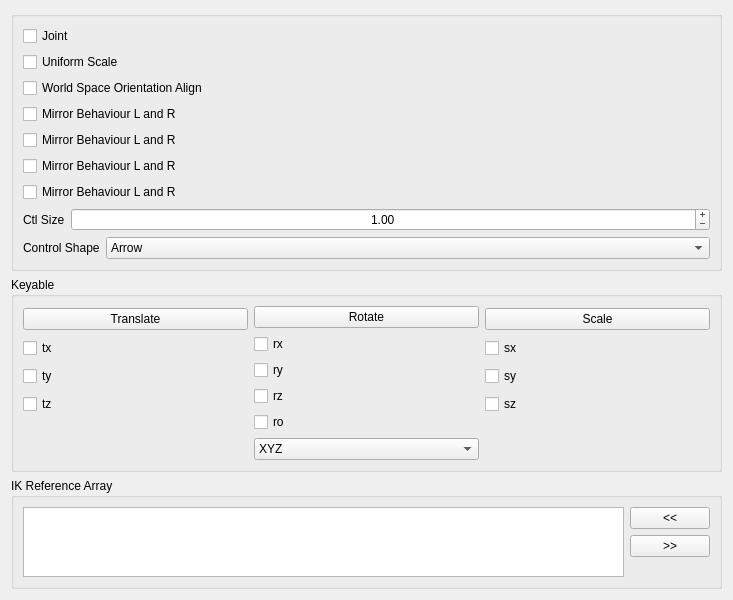
<?xml version="1.0" encoding="UTF-8"?>
<ui version="4.0">
 <class>Form</class>
 <widget class="QWidget" name="Form">
  <property name="geometry">
   <rect>
    <x>0</x>
    <y>0</y>
    <width>733</width>
    <height>550</height>
   </rect>
  </property>
  <property name="windowTitle">
   <string>Form</string>
  </property>
  <layout class="QGridLayout" name="gridLayout">
   <item row="0" column="0">
    <widget class="QGroupBox" name="groupBox">
     <property name="title">
      <string/>
     </property>
     <layout class="QGridLayout" name="gridLayout_2">
      <item row="0" column="0">
       <layout class="QVBoxLayout" name="verticalLayout_4">
        <item>
         <widget class="QCheckBox" name="joint_checkBox">
          <property name="text">
           <string>Joint</string>
          </property>
         </widget>
        </item>
        <item>
         <widget class="QCheckBox" name="uniScale_checkBox">
          <property name="text">
           <string>Uniform Scale</string>
          </property>
         </widget>
        </item>
        <item>
         <widget class="QCheckBox" name="neutralRotation_checkBox">
          <property name="toolTip">
           <string>&lt;html&gt;&lt;head/&gt;&lt;body&gt;&lt;p&gt;If is active, it will align the control with world space&lt;/p&gt;&lt;/body&gt;&lt;/html&gt;</string>
          </property>
          <property name="text">
           <string>World Space Orientation Align</string>
          </property>
         </widget>
        </item>
        <item>
         <widget class="QCheckBox" name="mirrorBehaviour_checkBox">
          <property name="toolTip">
           <string>&lt;html&gt;&lt;head/&gt;&lt;body&gt;&lt;p&gt;If is active, the control will have symmetrical behaviour on Left and Right side.&lt;/p&gt;&lt;p&gt;&lt;br/&gt;&lt;/p&gt;&lt;p&gt;WARNING: There is a bug in Maya 2018 and 2018.1 that will result in an incorrect behaviour, because this option will negate one of the axis. Other Maya version should be ok.&lt;/p&gt;&lt;/body&gt;&lt;/html&gt;</string>
          </property>
          <property name="text">
           <string>Mirror Behaviour L and R</string>
          </property>
         </widget>
        </item>
        <item>
         <widget class="QCheckBox" name="mirrorAxisX_checkBox">
          <property name="toolTip">
           <string>&lt;html&gt;&lt;head/&gt;&lt;body&gt;&lt;p&gt;If is active, the control will have symmetrical behaviour on Left and Right side.&lt;/p&gt;&lt;p&gt;&lt;br/&gt;&lt;/p&gt;&lt;p&gt;WARNING: There is a bug in Maya 2018 and 2018.1 that will result in an incorrect behaviour, because this option will negate one of the axis. Other Maya version should be ok.&lt;/p&gt;&lt;/body&gt;&lt;/html&gt;</string>
          </property>
          <property name="text">
           <string>Mirror Behaviour L and R</string>
          </property>
         </widget>
        </item>
        <item>
         <widget class="QCheckBox" name="mirrorAxisY_checkBox">
          <property name="toolTip">
           <string>&lt;html&gt;&lt;head/&gt;&lt;body&gt;&lt;p&gt;If is active, the control will have symmetrical behaviour on Left and Right side.&lt;/p&gt;&lt;p&gt;&lt;br/&gt;&lt;/p&gt;&lt;p&gt;WARNING: There is a bug in Maya 2018 and 2018.1 that will result in an incorrect behaviour, because this option will negate one of the axis. Other Maya version should be ok.&lt;/p&gt;&lt;/body&gt;&lt;/html&gt;</string>
          </property>
          <property name="text">
           <string>Mirror Behaviour L and R</string>
          </property>
         </widget>
        </item>
        <item>
         <widget class="QCheckBox" name="mirrorAxisY_checkBox">
          <property name="toolTip">
           <string>&lt;html&gt;&lt;head/&gt;&lt;body&gt;&lt;p&gt;If is active, the control will have symmetrical behaviour on Left and Right side.&lt;/p&gt;&lt;p&gt;&lt;br/&gt;&lt;/p&gt;&lt;p&gt;WARNING: There is a bug in Maya 2018 and 2018.1 that will result in an incorrect behaviour, because this option will negate one of the axis. Other Maya version should be ok.&lt;/p&gt;&lt;/body&gt;&lt;/html&gt;</string>
          </property>
          <property name="text">
           <string>Mirror Behaviour L and R</string>
          </property>
         </widget>
        </item>
        <item>
         <layout class="QHBoxLayout" name="horizontalLayout_3">
          <item>
           <widget class="QLabel" name="ctlSize_label">
            <property name="text">
             <string>Ctl Size</string>
            </property>
           </widget>
          </item>
          <item>
           <widget class="QDoubleSpinBox" name="ctlSize_doubleSpinBox">
            <property name="sizePolicy">
             <sizepolicy hsizetype="Expanding" vsizetype="Fixed">
              <horstretch>0</horstretch>
              <verstretch>0</verstretch>
             </sizepolicy>
            </property>
            <property name="wrapping">
             <bool>false</bool>
            </property>
            <property name="alignment">
             <set>Qt::AlignCenter</set>
            </property>
            <property name="buttonSymbols">
             <enum>QAbstractSpinBox::PlusMinus</enum>
            </property>
            <property name="minimum">
             <double>0.010000000000000</double>
            </property>
            <property name="maximum">
             <double>20000.000000000000000</double>
            </property>
            <property name="value">
             <double>1.000000000000000</double>
            </property>
           </widget>
          </item>
         </layout>
        </item>
        <item>
         <layout class="QHBoxLayout" name="horizontalLayout_2">
          <item>
           <widget class="QLabel" name="controlShape_label">
            <property name="text">
             <string notr="true">Control Shape</string>
            </property>
           </widget>
          </item>
          <item>
           <widget class="QComboBox" name="controlShape_comboBox">
            <property name="sizePolicy">
             <sizepolicy hsizetype="Expanding" vsizetype="Fixed">
              <horstretch>0</horstretch>
              <verstretch>0</verstretch>
             </sizepolicy>
            </property>
            <item>
             <property name="text">
              <string>Arrow</string>
             </property>
            </item>
            <item>
             <property name="text">
              <string>Circle</string>
             </property>
            </item>
            <item>
             <property name="text">
              <string>Compas</string>
             </property>
            </item>
            <item>
             <property name="text">
              <string>Cross</string>
             </property>
            </item>
            <item>
             <property name="text">
              <string>Crossarrow</string>
             </property>
            </item>
            <item>
             <property name="text">
              <string>Cube</string>
             </property>
            </item>
            <item>
             <property name="text">
              <string>Cubewithpeak</string>
             </property>
            </item>
            <item>
             <property name="text">
              <string>Cylinder</string>
             </property>
            </item>
            <item>
             <property name="text">
              <string>Diamond</string>
             </property>
            </item>
            <item>
             <property name="text">
              <string>Flower</string>
             </property>
            </item>
            <item>
             <property name="text">
              <string>Null</string>
             </property>
            </item>
            <item>
             <property name="text">
              <string>Pyramid</string>
             </property>
            </item>
            <item>
             <property name="text">
              <string>Sphere</string>
             </property>
            </item>
            <item>
             <property name="text">
              <string>Square</string>
             </property>
            </item>
           </widget>
          </item>
         </layout>
        </item>
       </layout>
      </item>
     </layout>
    </widget>
   </item>
   <item row="1" column="0">
    <widget class="QGroupBox" name="keyable_groupBox">
     <property name="title">
      <string>Keyable</string>
     </property>
     <layout class="QGridLayout" name="gridLayout_4">
      <item row="0" column="0">
       <layout class="QHBoxLayout" name="horizontalLayout">
        <item>
         <layout class="QVBoxLayout" name="verticalLayout">
          <property name="sizeConstraint">
           <enum>QLayout::SetMinimumSize</enum>
          </property>
          <item>
           <widget class="QPushButton" name="translate_pushButton">
            <property name="text">
             <string>Translate</string>
            </property>
           </widget>
          </item>
          <item>
           <widget class="QCheckBox" name="tx_checkBox">
            <property name="text">
             <string>tx</string>
            </property>
           </widget>
          </item>
          <item>
           <widget class="QCheckBox" name="ty_checkBox">
            <property name="text">
             <string>ty</string>
            </property>
           </widget>
          </item>
          <item>
           <widget class="QCheckBox" name="tz_checkBox">
            <property name="text">
             <string>tz</string>
            </property>
           </widget>
          </item>
          <item>
           <spacer name="verticalSpacer_2">
            <property name="orientation">
             <enum>Qt::Vertical</enum>
            </property>
            <property name="sizeType">
             <enum>QSizePolicy::Minimum</enum>
            </property>
            <property name="sizeHint" stdset="0">
             <size>
              <width>20</width>
              <height>40</height>
             </size>
            </property>
           </spacer>
          </item>
         </layout>
        </item>
        <item>
         <layout class="QVBoxLayout" name="verticalLayout_2">
          <property name="sizeConstraint">
           <enum>QLayout::SetMinimumSize</enum>
          </property>
          <item>
           <widget class="QPushButton" name="rotate_pushButton">
            <property name="text">
             <string>Rotate</string>
            </property>
           </widget>
          </item>
          <item>
           <widget class="QCheckBox" name="rx_checkBox">
            <property name="text">
             <string>rx</string>
            </property>
           </widget>
          </item>
          <item>
           <widget class="QCheckBox" name="ry_checkBox">
            <property name="text">
             <string>ry</string>
            </property>
           </widget>
          </item>
          <item>
           <widget class="QCheckBox" name="rz_checkBox">
            <property name="text">
             <string>rz</string>
            </property>
           </widget>
          </item>
          <item>
           <widget class="QCheckBox" name="ro_checkBox">
            <property name="text">
             <string>ro</string>
            </property>
           </widget>
          </item>
          <item>
           <widget class="QComboBox" name="ro_comboBox">
            <item>
             <property name="text">
              <string>XYZ</string>
             </property>
            </item>
            <item>
             <property name="text">
              <string>YZX</string>
             </property>
            </item>
            <item>
             <property name="text">
              <string>ZXY</string>
             </property>
            </item>
            <item>
             <property name="text">
              <string>XZY</string>
             </property>
            </item>
            <item>
             <property name="text">
              <string>YXZ</string>
             </property>
            </item>
            <item>
             <property name="text">
              <string>ZYX</string>
             </property>
            </item>
           </widget>
          </item>
         </layout>
        </item>
        <item>
         <layout class="QVBoxLayout" name="verticalLayout_3">
          <item>
           <widget class="QPushButton" name="scale_pushButton">
            <property name="text">
             <string>Scale</string>
            </property>
           </widget>
          </item>
          <item>
           <widget class="QCheckBox" name="sx_checkBox">
            <property name="text">
             <string>sx</string>
            </property>
           </widget>
          </item>
          <item>
           <widget class="QCheckBox" name="sy_checkBox">
            <property name="text">
             <string>sy</string>
            </property>
           </widget>
          </item>
          <item>
           <widget class="QCheckBox" name="sz_checkBox">
            <property name="text">
             <string>sz</string>
            </property>
           </widget>
          </item>
          <item>
           <spacer name="verticalSpacer">
            <property name="orientation">
             <enum>Qt::Vertical</enum>
            </property>
            <property name="sizeType">
             <enum>QSizePolicy::Minimum</enum>
            </property>
            <property name="sizeHint" stdset="0">
             <size>
              <width>20</width>
              <height>40</height>
             </size>
            </property>
           </spacer>
          </item>
         </layout>
        </item>
       </layout>
      </item>
     </layout>
    </widget>
   </item>
   <item row="2" column="0">
    <widget class="QGroupBox" name="ikRefArray_groupBox">
     <property name="title">
      <string>IK Reference Array</string>
     </property>
     <layout class="QGridLayout" name="gridLayout_3">
      <item row="0" column="0">
       <layout class="QHBoxLayout" name="ikRefArray_horizontalLayout">
        <item>
         <layout class="QVBoxLayout" name="ikRefArray_verticalLayout_1">
          <item>
           <widget class="QListWidget" name="ikRefArray_listWidget">
            <property name="dragDropOverwriteMode">
             <bool>true</bool>
            </property>
            <property name="dragDropMode">
             <enum>QAbstractItemView::InternalMove</enum>
            </property>
            <property name="defaultDropAction">
             <enum>Qt::MoveAction</enum>
            </property>
            <property name="alternatingRowColors">
             <bool>true</bool>
            </property>
            <property name="selectionMode">
             <enum>QAbstractItemView::ExtendedSelection</enum>
            </property>
            <property name="selectionRectVisible">
             <bool>false</bool>
            </property>
           </widget>
          </item>
         </layout>
        </item>
        <item>
         <layout class="QVBoxLayout" name="ikRefArray_verticalLayout_2">
          <item>
           <widget class="QPushButton" name="ikRefArrayAdd_pushButton">
            <property name="text">
             <string>&lt;&lt;</string>
            </property>
           </widget>
          </item>
          <item>
           <widget class="QPushButton" name="ikRefArrayRemove_pushButton">
            <property name="text">
             <string>&gt;&gt;</string>
            </property>
           </widget>
          </item>
          <item>
           <spacer name="ikRefArray_verticalSpacer">
            <property name="orientation">
             <enum>Qt::Vertical</enum>
            </property>
            <property name="sizeHint" stdset="0">
             <size>
              <width>20</width>
              <height>40</height>
             </size>
            </property>
           </spacer>
          </item>
         </layout>
        </item>
       </layout>
      </item>
     </layout>
    </widget>
   </item>
  </layout>
 </widget>
 <resources/>
 <connections>
  <connection>
   <sender>translate_pushButton</sender>
   <signal>clicked()</signal>
   <receiver>tx_checkBox</receiver>
   <slot>toggle()</slot>
   <hints>
    <hint type="sourcelabel">
     <x>120</x>
     <y>210</y>
    </hint>
    <hint type="destinationlabel">
     <x>31</x>
     <y>232</y>
    </hint>
   </hints>
  </connection>
  <connection>
   <sender>translate_pushButton</sender>
   <signal>clicked()</signal>
   <receiver>ty_checkBox</receiver>
   <slot>toggle()</slot>
   <hints>
    <hint type="sourcelabel">
     <x>139</x>
     <y>212</y>
    </hint>
    <hint type="destinationlabel">
     <x>68</x>
     <y>258</y>
    </hint>
   </hints>
  </connection>
  <connection>
   <sender>translate_pushButton</sender>
   <signal>clicked()</signal>
   <receiver>tz_checkBox</receiver>
   <slot>toggle()</slot>
   <hints>
    <hint type="sourcelabel">
     <x>176</x>
     <y>212</y>
    </hint>
    <hint type="destinationlabel">
     <x>168</x>
     <y>278</y>
    </hint>
   </hints>
  </connection>
  <connection>
   <sender>rotate_pushButton</sender>
   <signal>clicked()</signal>
   <receiver>rx_checkBox</receiver>
   <slot>toggle()</slot>
   <hints>
    <hint type="sourcelabel">
     <x>338</x>
     <y>208</y>
    </hint>
    <hint type="destinationlabel">
     <x>338</x>
     <y>234</y>
    </hint>
   </hints>
  </connection>
  <connection>
   <sender>rotate_pushButton</sender>
   <signal>clicked()</signal>
   <receiver>ry_checkBox</receiver>
   <slot>toggle()</slot>
   <hints>
    <hint type="sourcelabel">
     <x>367</x>
     <y>212</y>
    </hint>
    <hint type="destinationlabel">
     <x>367</x>
     <y>261</y>
    </hint>
   </hints>
  </connection>
  <connection>
   <sender>rotate_pushButton</sender>
   <signal>clicked()</signal>
   <receiver>rz_checkBox</receiver>
   <slot>toggle()</slot>
   <hints>
    <hint type="sourcelabel">
     <x>401</x>
     <y>207</y>
    </hint>
    <hint type="destinationlabel">
     <x>397</x>
     <y>275</y>
    </hint>
   </hints>
  </connection>
  <connection>
   <sender>rotate_pushButton</sender>
   <signal>clicked()</signal>
   <receiver>ro_checkBox</receiver>
   <slot>toggle()</slot>
   <hints>
    <hint type="sourcelabel">
     <x>430</x>
     <y>213</y>
    </hint>
    <hint type="destinationlabel">
     <x>419</x>
     <y>302</y>
    </hint>
   </hints>
  </connection>
  <connection>
   <sender>scale_pushButton</sender>
   <signal>clicked()</signal>
   <receiver>sx_checkBox</receiver>
   <slot>toggle()</slot>
   <hints>
    <hint type="sourcelabel">
     <x>533</x>
     <y>209</y>
    </hint>
    <hint type="destinationlabel">
     <x>532</x>
     <y>234</y>
    </hint>
   </hints>
  </connection>
  <connection>
   <sender>scale_pushButton</sender>
   <signal>clicked()</signal>
   <receiver>sy_checkBox</receiver>
   <slot>toggle()</slot>
   <hints>
    <hint type="sourcelabel">
     <x>563</x>
     <y>211</y>
    </hint>
    <hint type="destinationlabel">
     <x>558</x>
     <y>261</y>
    </hint>
   </hints>
  </connection>
  <connection>
   <sender>scale_pushButton</sender>
   <signal>clicked()</signal>
   <receiver>sz_checkBox</receiver>
   <slot>toggle()</slot>
   <hints>
    <hint type="sourcelabel">
     <x>593</x>
     <y>218</y>
    </hint>
    <hint type="destinationlabel">
     <x>587</x>
     <y>277</y>
    </hint>
   </hints>
  </connection>
 </connections>
</ui>
